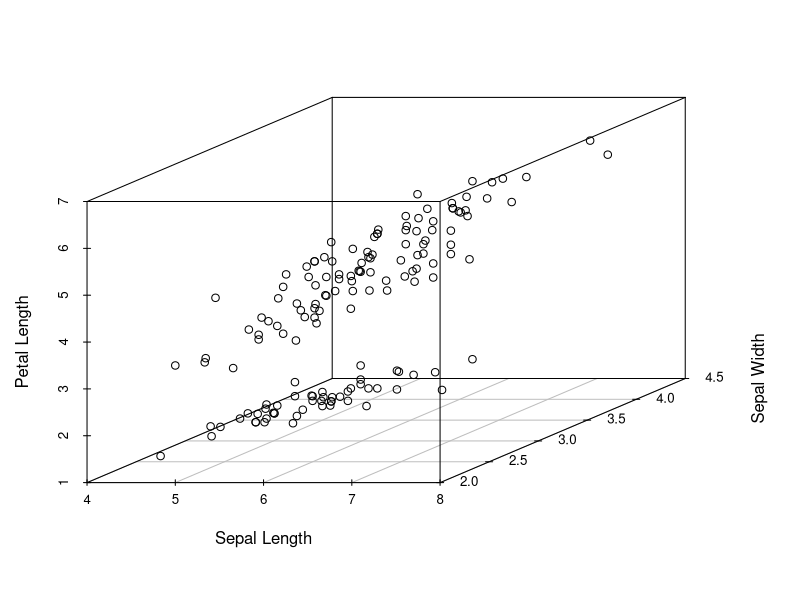
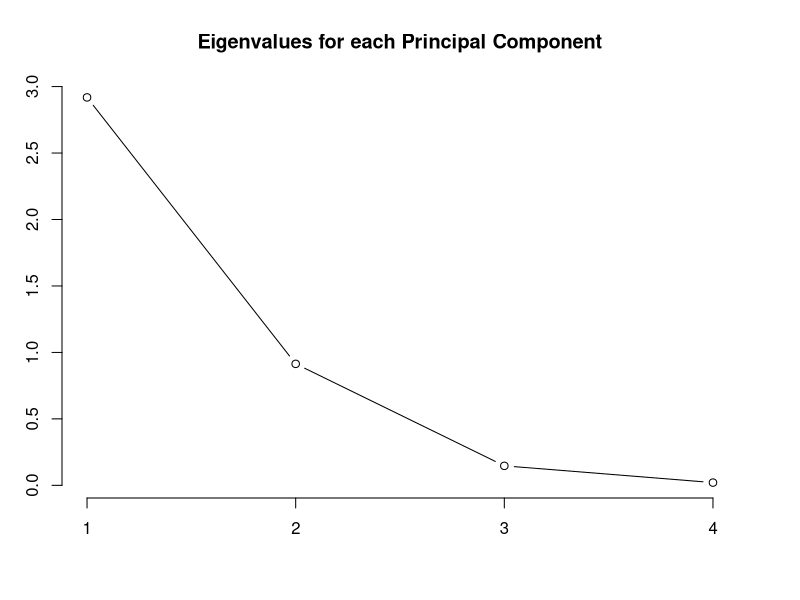
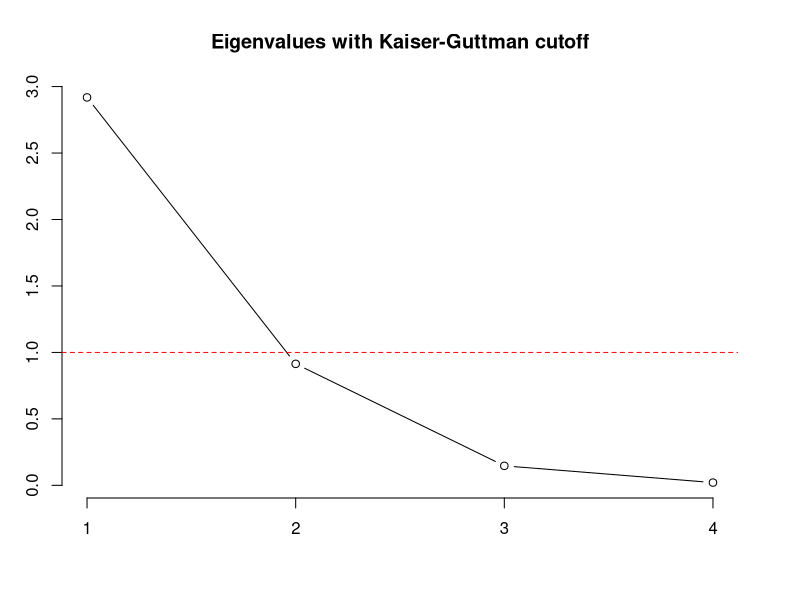
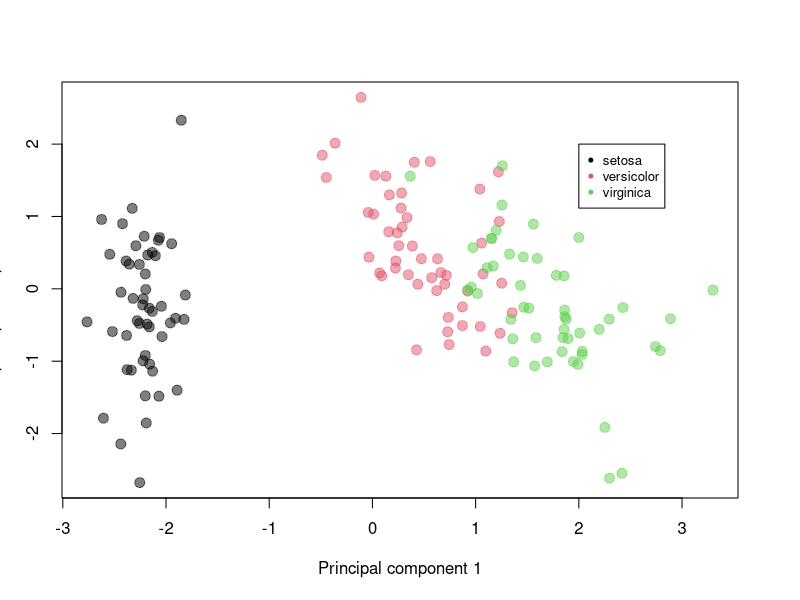

The R script that drew these images, in order:
## ---- chunk 1
knitr::opts_chunk$set(echo = TRUE)
## ---- chunk 2
## Principal Component Analysis in R

#install.packages("scatterplot3d")
library(scatterplot3d)
## ---- chunk 3
# Retrieve the "iris" dataset, sans the "Species" column.
iris_numerical <- iris[,-5]

scatterplot3d(iris[,1:3],xlab = "Sepal Length",ylab="Sepal Width",zlab="Petal Length")
## ---- chunk 4
# Perform PCA on the numerical data from "iris"
# prcomp does all the work of centering and scaling our data for us!
pcaSolution <- prcomp(iris_numerical,center = TRUE,scale. = TRUE)

# Print a summary of the analysis
print(pcaSolution)
## ---- chunk 5
summary(pcaSolution)
## ---- chunk 6
plot(pcaSolution, type="l", main="Eigenvalues for each Principal Component")
## ---- chunk 7
# Considering that the data has been centered and scaled, the mean of the eigenvalues should be equal to one.
# Calculate and print the eigenvalues for the principal components.
# The eigenvalues are calculated by squaring the standard deviation values for each component.
eigenvalues <- (pcaSolution$sdev)**2
eigenvalues
{
  # Plot the Scree plot.
  screePlot <- plot(pcaSolution, type="l", main="Eigenvalues with Kaiser-Guttman cutoff")
  
  # Add a cutoff line based on the mean of the eigenvalues.
  # This should be equal to one for centered and scaled data.
  abline(h=mean(eigenvalues),lty=2,col="red")
}
## ---- chunk 8
# Retrieve the values of the observations for each principal component.
rotated_values <- pcaSolution$x

# Print out the first six rows of data.
head(rotated_values)
## ---- chunk 9
# Visualizing the two components..
dim(rotated_values)
## ---- chunk 10
rotated_values = as.data.frame(rotated_values)
colors = iris[,5];
levels(colors)= c(1,2,3)
plot(rotated_values$PC1, rotated_values$PC2, xlab="Principal component 1",
     ylab="principal component 2", pch = 20, cex=2,
     col=adjustcolor(colors,alpha.f=0.5))
legend(2,2, legend=levels(iris[,5]),pch=20,cex=0.8,col=levels(colors))
